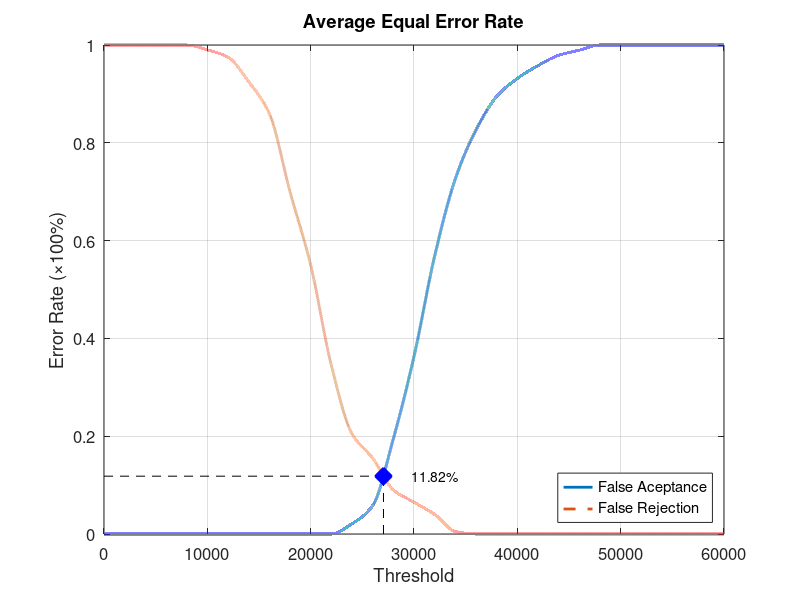
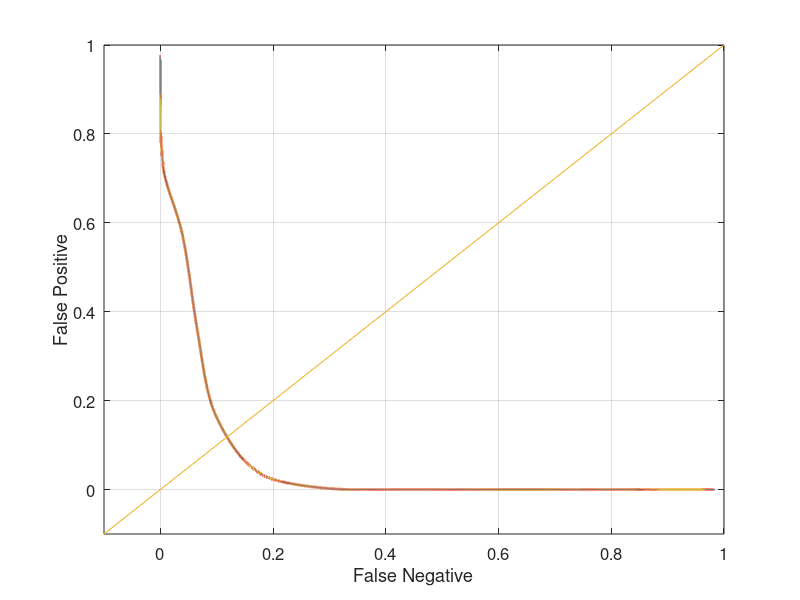

The MATLAB source for these figures, in order:
function yEER = Database3_2
close all;
clear;
clc;
x = 0:2000:60000;
xq = 0:0.5:60000;

y0 = [0 0 0 0 0 0 0 0 0 0 0 0 0.0210526 0.0578947 0.194737 0.363158 0.568421 0.726316 0.826316 0.894737 0.931579 0.957895 0.978947 0.989474 1 1 1 1 1 1 1];
yy0 = interp1(x, y0, xq, 'pchip');
y1 = [1 1 1 1 1 0.99 0.975 0.925 0.86 0.7 0.55 0.345 0.205 0.155 0.09 0.065 0.04 0.005 0 0 0 0 0 0 0 0 0 0 0 0 0];
yy1 = interp1(x, y1, xq, 'pchip');

% Calculating EER: 
y2 = abs(y0 - y1);
find(y2 == min(y2))
yy2 = abs(yy0 - yy1);
xEER = find(yy2 == min(yy2));
xEERIndex = xq(xEER) % X-axis EER
yEER = yy0(xEER) % Y-axis EER

main = figure
plot(xq, yy0,'-','LineWidth', 2);	hold on
plot(xq, yy1,'--','LineWidth', 2);	hold on
plot([xEERIndex xEERIndex], [0 yEER], 'k--');	hold on
plot([0 xEERIndex], [yEER yEER], 'k--');	hold on
plot(xEERIndex, yEER, 'bx', 'LineWidth', 10);	hold on
text(xEERIndex + 10 * xEERIndex / 100, yEER, [num2str(round((10000 * yEER)) / 100) '%'])
legend('False Aceptance', 'False Rejection', 'Location', 'SouthEast')
xlabel('Threshold')
ylabel('Error Rate (\times100%)')
title('Average Equal Error Rate')
set(gca, 'FontSize', 12)
axis([0 60000 0 1])
grid on

print(main, 'Database3_2Main', '-dpng');
FNRxFPR = figure('Color', [1 1 1]);
plot(yy1, yy0, '-', yy1, yy0, 'LineWidth', 2);
hold on
y = -0.1:0.1:1
plot(y, y); 
set(gca, 'FontSize', 12)
xlabel('False Negative')
ylabel('False Positive')
axis([-0.1 1 -0.1 1])
set(gca, 'FontSize', 12)
grid on

print(FNRxFPR, 'Database3_2FNRxFPR','-dpng');
end
